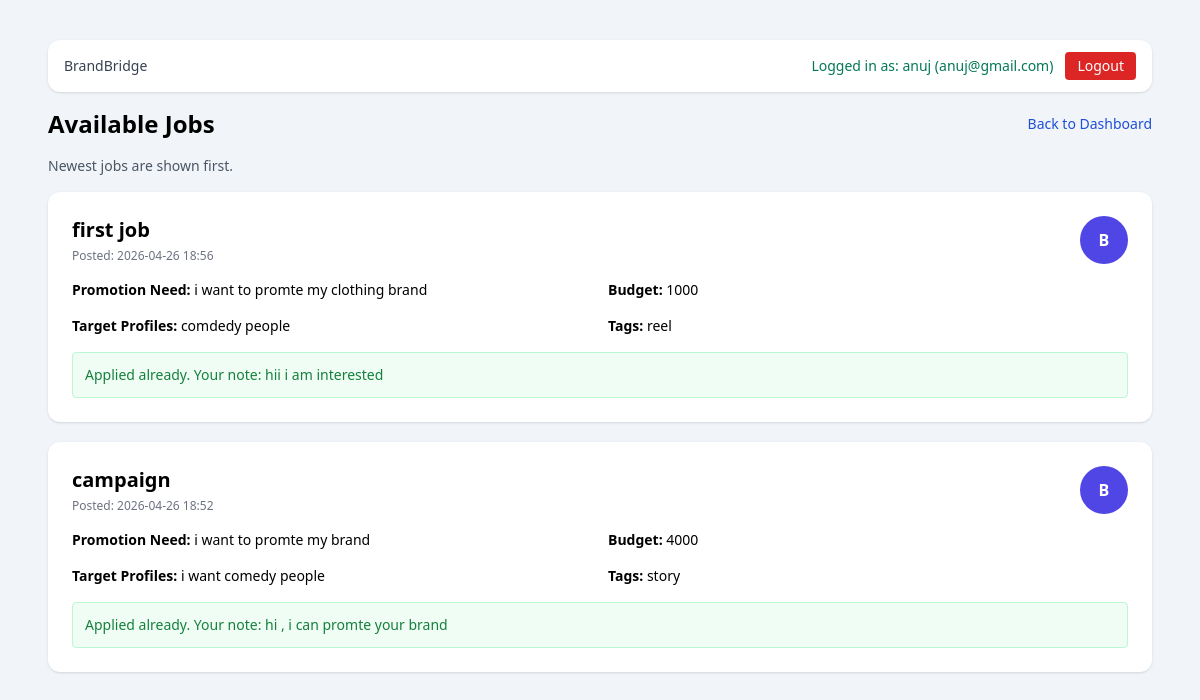
The app's page /jobs (signed in), older data.
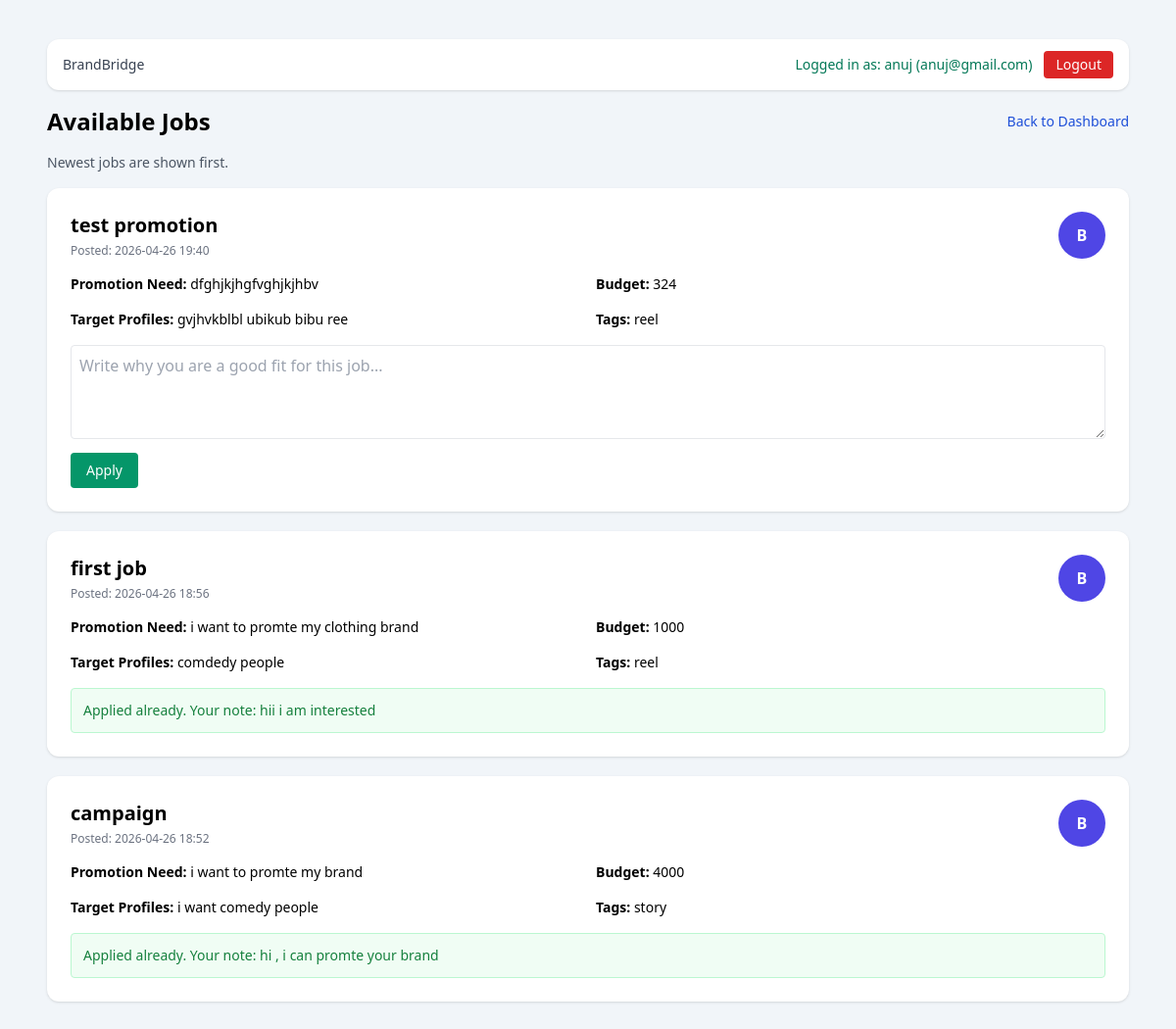
The same page, newer data.
### app/models.py (models this page shows)
class Job(Base):
    __tablename__ = "jobs"
    id = Column(Integer, primary_key=True, index=True)
    brand_user_id = Column(Integer, ForeignKey("users.id"), nullable=False, index=True)
    title = Column(String(150), nullable=False)
    promotion_requirement = Column(Text, nullable=False)
    budget = Column(String(80), nullable=False)
    target_instagram_profiles = Column(Text, nullable=False)
    promotion_tags = Column(String(255), nullable=False)
    profile_image_url = Column(String(255), nullable=True)
    created_at = Column(DateTime, default=datetime.utcnow, nullable=False, index=True)
    updated_at = Column(DateTime, default=datetime.utcnow, nullable=False)
    brand_user = relationship("User")
    applications = relationship("JobApplication", back_populates="job", cascade="all, delete-orphan")

class JobApplication(Base):
    __tablename__ = "job_applications"
    __table_args__ = (
        UniqueConstraint("job_id", "advertiser_user_id", name="uq_job_advertiser_application"),
    )
    id = Column(Integer, primary_key=True, index=True)
    job_id = Column(Integer, ForeignKey("jobs.id"), nullable=False, index=True)
    advertiser_user_id = Column(Integer, ForeignKey("users.id"), nullable=False, index=True)
    description = Column(Text, nullable=False)
    is_selected = Column(Boolean, default=False, nullable=False)
    created_at = Column(DateTime, default=datetime.utcnow, nullable=False, index=True)
    updated_at = Column(DateTime, default=datetime.utcnow, nullable=False)
    job = relationship("Job", back_populates="applications")
    advertiser_user = relationship("User")

### app/main.py (the view)
@app.get("/jobs", response_class=HTMLResponse)
def jobs_page(request: Request, db: Session = Depends(get_db)):
    user = _get_user_from_cookie(request, db)
    if not user:
        return RedirectResponse(url="/?error=Please login first.", status_code=303)
    try:
        _require_completed_basic_profile(db, user.id, models.ProfileType.ADVERTISER)
    except HTTPException:
        return RedirectResponse(
            url="/dashboard?error=Complete your advertiser profile to see jobs.", status_code=303
        )
    jobs = db.query(models.Job).order_by(models.Job.created_at.desc()).all()
    my_applications = (
        db.query(models.JobApplication).filter(models.JobApplication.advertiser_user_id == user.id).all()
    )
    applied_map = {item.job_id: item for item in my_applications}
    return templates.TemplateResponse(
        request,
        "jobs_list.html",
        {
            "request": request,
            "user": user,
            "display_name": user.email.split("@")[0],
            "jobs": jobs,
            "applied_map": applied_map,
            "success": request.query_params.get("success"),
            "error": request.query_params.get("error"),
        },
    )

### templates/jobs_list.html (shortened to what this page needs)
<!DOCTYPE html>
<html lang="en">
<head>
  <script src="https://cdn.tailwindcss.com"></script>
</head>
<body class="bg-slate-100 min-h-screen">
  <main class="max-w-6xl mx-auto px-6 py-10">
    <div class="mb-4 bg-white rounded-xl shadow px-4 py-3 flex items-center justify-between">
      <span class="text-sm text-gray-700 font-medium">BrandBridge</span>
      <div class="flex items-center gap-3">
        <span class="text-sm text-emerald-700">Logged in as: {{ display_name }} ({{ user.email }})</span>
        <form action="/ui/logout" method="post">
          <button type="submit" class="text-sm bg-red-600 text-white px-3 py-1 rounded">Logout</button>
        </form>
      </div>
    </div>
    <div class="flex items-center justify-between mb-4">
      <h1 class="text-2xl font-bold">Available Jobs</h1>
      <a href="/dashboard" class="text-sm text-blue-700">Back to Dashboard</a>
    </div>
    <p class="text-sm text-gray-600 mb-4">Newest jobs are shown first.</p>
    <div class="space-y-5">
      {% for job in jobs %}
        <section class="bg-white rounded-xl shadow p-6">
          <div class="flex items-start justify-between gap-4">
            <div>
              <h2 class="text-xl font-semibold">{{ job.title }}</h2>
              <p class="text-xs text-gray-500 mt-1">Posted: {{ job.created_at.strftime('%Y-%m-%d %H:%M') }}</p>
            </div>
            {% if job.profile_image_url %}
              <img src="{{ job.profile_image_url }}" alt="Brand profile" class="w-12 h-12 rounded-full object-cover border" />
            {% else %}
              <div class="w-12 h-12 rounded-full bg-indigo-600 text-white flex items-center justify-center font-semibold">B</div>
            {% endif %}
          </div>
          <div class="mt-4 grid md:grid-cols-2 gap-4 text-sm">
            <p><span class="font-semibold">Promotion Need:</span> {{ job.promotion_requirement }}</p>
            <p><span class="font-semibold">Budget:</span> {{ job.budget }}</p>
            <p><span class="font-semibold">Target Profiles:</span> {{ job.target_instagram_profiles }}</p>
            <p><span class="font-semibold">Tags:</span> {{ job.promotion_tags }}</p>
          </div>
          {% set existing = applied_map.get(job.id) %}
          {% if existing %}
            <div class="mt-4 rounded border border-green-200 bg-green-50 p-3 text-sm text-green-700">
              Applied already. Your note: {{ existing.description }}
            </div>
          {% else %}
            <form action="/ui/jobs/{{ job.id }}/apply" method="post" class="mt-4 space-y-2">
              <textarea class="w-full border rounded p-2 min-h-24" name="description" placeholder="Write why you are a good fit for this job..." required></textarea>
              <button class="bg-emerald-600 text-white px-4 py-2 rounded text-sm">Apply</button>
            </form>
          {% endif %}
        </section>
      {% else %}
        <div class="bg-white rounded-xl shadow p-6 text-gray-600">No jobs posted yet.</div>
      {% endfor %}
    </div>
  </main>
</body>
</html>

Row changes from the older to the newer data that the page shows:
added Job: title "test promotion", created_at "2026-04-26 19:40", shows "B", promotion_requirement "dfghjkjhgfvghjkjhbv", budget "324", target_instagram_profiles "gvjhvkblbl ubikub bibu ree", promotion_tags "reel"
